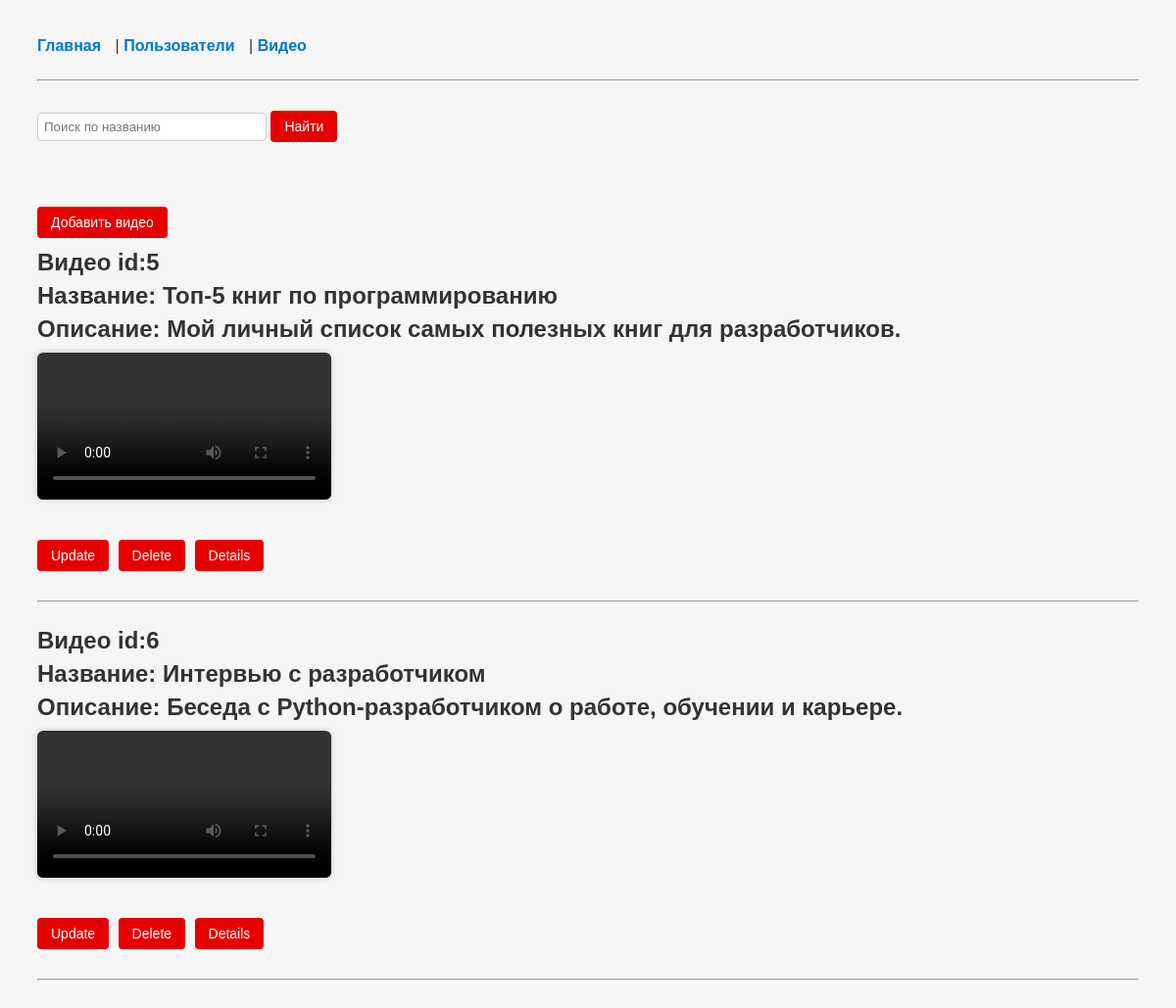
The app's page /get_v/, older data.
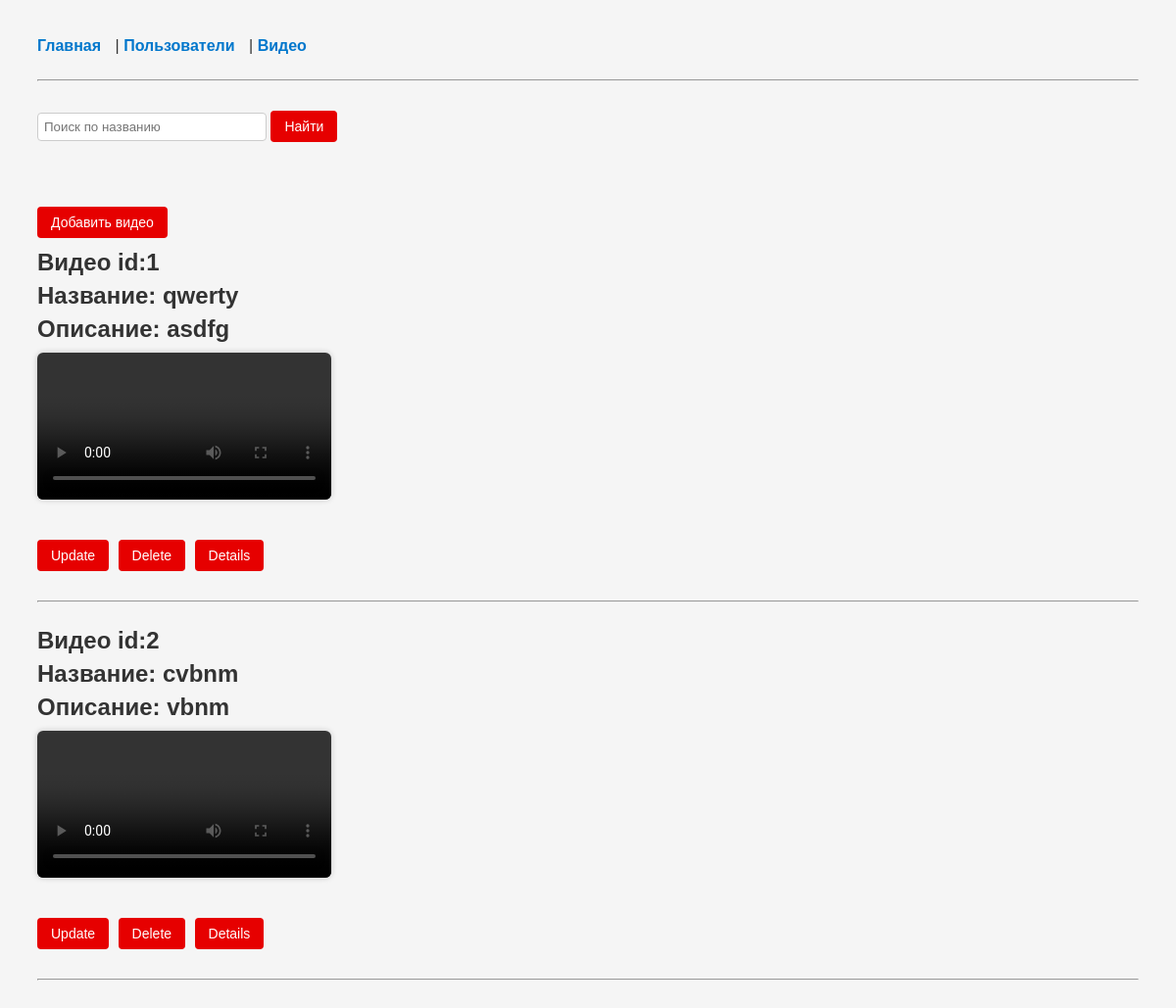
The same page, newer data.
### myapp/models.py (models this page shows, shortened)
class Video(models.Model):
    video_title = models.CharField(max_length=200)
    video_description = models.TextField(blank=True)
    video_file = models.FileField(upload_to='video')
    user = models.ForeignKey(User,on_delete=models.CASCADE)

### myapp/views.py (the view)
# urls.py: path('get_v/',get_video,name='get_v'),
def get_video(request):
    videos = Video.objects.all()
    title = request.GET.get('title')
    if title:
        videos = videos.filter(video_title__iexact=title)
    return render(request,'list_v.html',{'videos':videos})

### myapp/templates/list_v.html (shortened to what this page needs)
{% load static %}
<!DOCTYPE html>
<html lang="en">
<head>
    <link rel="stylesheet" href="{% static 'styles/list_v_style.css'%}">
</head>
<body>
     <nav>
      <a href="{% url 'base' %}">Главная</a> |
      <a href="{% url 'get_u' %}">Пользователи</a> |
      <a href="{% url 'get_v' %}">Видео</a>
    </nav>
    <hr>
    <form action="" method="get">
        <input type="text" name="title" placeholder="Поиск по названию">
        <button type="submit">Найти</button>
    </form>
        <br> <br>
        <a href="{% url 'add_v' %}"><button>Добавить видео</button></a>
    {% for video in videos %}
    <h2>Видео id:{{video.id}}</h2>
    <h2>Название: {{video.video_title}}</h2>
    <h2>Описание: {{video.video_description}}</h2>
    {% if video.video_file %}
    <video width="300" src="{{ video.video_file.url }}" controls></video>
    {% endif %}
    <br> <br>
    <a href="{% url 'update_v' video.id %}"><button>Update</button></a>
    <a href="{% url 'delete_v' video.id %}"><button>Delete</button></a>
    <a href="{% url 'details_v' video.id %}"><button>Details</button></a>
    <hr>
    {% endfor %}
</body>
</html>

Row changes from the older to the newer data that the page shows:
removed Video: id "5", video_title "Топ-5 книг по программированию", video_description "Мой личный список самых полезных книг для разработчиков."
removed Video: id "6", video_title "Интервью с разработчиком", video_description "Беседа с Python-разработчиком о работе, обучении и карьере."
added Video: id "1", video_title "qwerty", video_description "asdfg"
added Video: id "2", video_title "cvbnm", video_description "vbnm"
